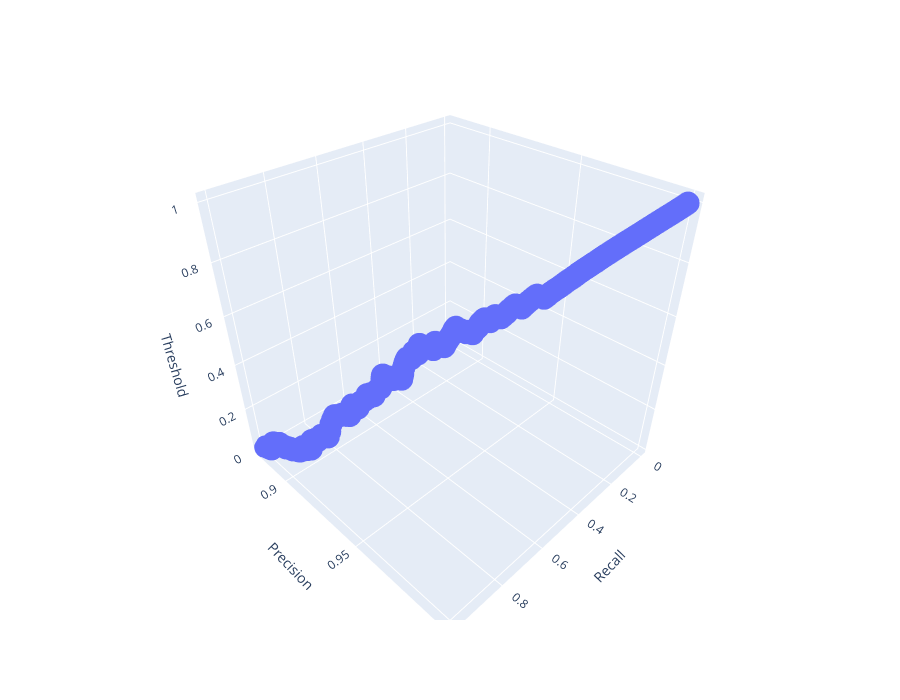

Write notebook code for a chart like this one.
### Code cell
# LR on embeddings
train_lr(df, 'embedding')

### Figure 1 — Plotly figure (JSON) as saved in the notebook; plotly's stock layout.template omitted (floating-point values rounded to 4 significant figures; data arrays with more than 128 entries replaced by an {"elided": "..."} marker saying what was removed)
{"data": [{"hovertemplate": "Recall=%{x}<br>Precision=%{y}<br>Threshold=%{z}<extra></extra>", "legendgroup": "", "marker": {"color": "#636efa", "symbol": "circle"}, "mode": "markers", "name": "", "scene": "scene", "showlegend": false, "type": "scatter3d", "x": {"elided": "622 float values"}, "y": {"elided": "622 float values"}, "z": {"elided": "622 float values"}}], "layout": {"height": 700, "legend": {"tracegroupgap": 0}, "margin": {"t": 60}, "scene": {"domain": {"x": [0, 1], "y": [0, 1]}, "xaxis": {"title": {"text": "Recall"}}, "yaxis": {"title": {"text": "Precision"}}, "zaxis": {"title": {"text": "Threshold"}}}}}
